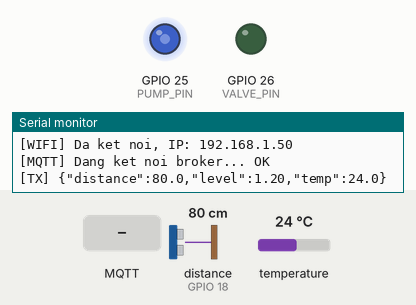
This sketch was run on a simulated ESP32. Parts: output pins drawn as LEDs (lit = HIGH), the last lines printed to the serial monitor. Wiring (from diagram.json): ultrasonic range finder: trigger GPIO 5; echo GPIO 18. Inputs (shaded band) come from the test bench; at power-on: distance to the obstacle (sensor on GPIO 18) 80 cm, temperature 24 °C. The echo pulse lasts 58.3 µs per cm; WiFi joins after 1.5 s; servers stay silent unless stated; random numbers use the default seed unless the sketch sets one; no MQTT or app messages arrive unless stated; pins used as bus, display or sensor lines are not drawn.

Above: at 2.3 s.
2.4 s: distance to the obstacle (sensor on GPIO 18) set to 145 cm
4.7 s: distance to the obstacle (sensor on GPIO 18) set to 152 cm
At 7.1 s:
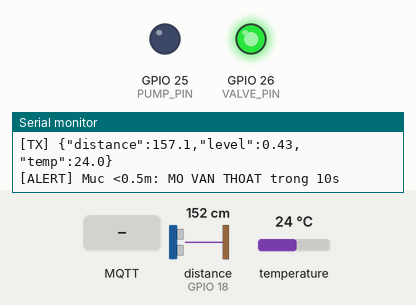
7.8 s: MQTT message "PUMP_ON" arrives on the first subscribed topic
At 8.4 s:
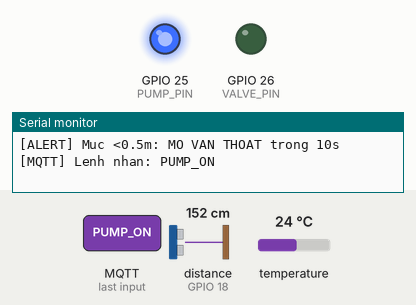
9.4 s: MQTT message "VALVE_ON" arrives on the first subscribed topic
At 10.7 s:
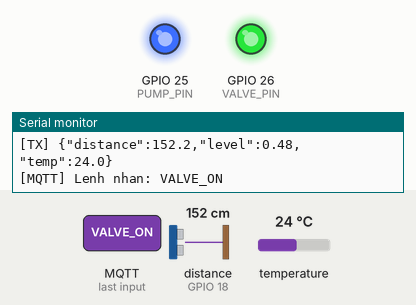
11.0 s: MQTT message "AUTO" arrives on the first subscribed topic
At 12.3 s:
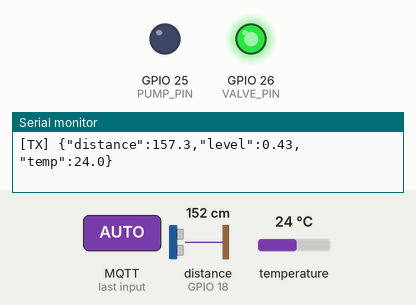
12.6 s: distance to the obstacle (sensor on GPIO 18) set to 104 cm
15.8 s: distance to the obstacle (sensor on GPIO 18) set to 95 cm
At 28.0 s:
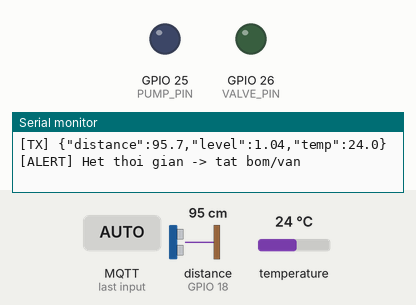
Timing chart, 0 to 28.9 s (numbered marks = the images above; inputs shaded):
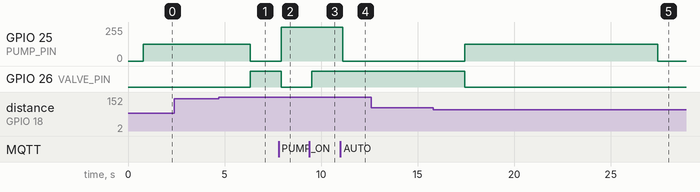

The sketch:

sketch.ino
```cpp
/*
 * Ho ten - lop: TrieuTrongHieu_231432235_KTVT_K64
 * LAB 3 - DE 4: Giam sat be nuoi thuy/hai san (ESP32 + FreeRTOS + MQTT)
 * Cam bien : HC-SR04 (muc nuoc), DS18B20 (nhiet do be)
 * Chap hanh: May bom vao (LED xanh duong, PWM), Van thoat ra (LED xanh la)
 *
 * Task truyen data (Core 0): WiFi + MQTT, lay du lieu tu dataQueue gui len broker
 * Task doc data   (Core 1): doc cam bien, in Serial, day dataQueue + alertQueue
 * Task canh bao   (Core 1): doc alertQueue, dieu khien bom/van theo thuat toan
 */

#include <WiFi.h>
#include <PubSubClient.h>
#include <OneWire.h>
#include <DallasTemperature.h>

// ===================== CAU HINH =====================
#define TRIG_PIN     5
#define ECHO_PIN     18
#define ONEWIRE_PIN  4
#define PUMP_PIN     25   // LED PWM mo phong may bom
#define VALVE_PIN    26   // LED mo phong van thoat

const char* WIFI_SSID = "Wokwi-GUEST";
const char* WIFI_PASS = "";

const char* MQTT_SERVER = "broker.hivemq.com";
const int   MQTT_PORT   = 1883;

#define TOPIC_PREFIX "lab3_de4_TrieuTrongHieu_KTVT_K64"
const char* TOPIC_DATA  = TOPIC_PREFIX "/data";     // ESP32 -> Web: so lieu cam bien
const char* TOPIC_STATE = TOPIC_PREFIX "/state";    // ESP32 -> Web: trang thai bom/van
const char* TOPIC_CTRL  = TOPIC_PREFIX "/control";  // Web -> ESP32: lenh dieu khien

const float TANK_HEIGHT_CM = 200.0;  // be cao 2 m, cam bien gan tren nap: muc nuoc (m) = (200 - khoang cach cm)/100
#define REPEAT_IN_ZONE false         // true: het thoi gian ma muc van trong vung thi chay lap lai chu ky moi
const uint32_t READ_PERIOD_MS = 2000;

#define PWM_FREQ 5000
#define PWM_RES  8

// ===================== KIEU DU LIEU =====================
struct SensorData { float distance; float level; float temp; };  // vao dataQueue
struct AlertData  { float level; };                              // vao alertQueue

struct SharedState {           // dung chung giua cac task, bao ve bang mutex
  bool manualMode;
  bool pumpManual;
  bool valveManual;
  int  pumpPct;                // cong suat bom thuc te 0-100
  bool valveOn;                // trang thai van thuc te
};

enum Zone { ZONE_NONE, ZONE_PUMP50, ZONE_PUMP100, ZONE_VALVE };

// ===================== BIEN TOAN CUC =====================
QueueHandle_t dataQueue;
QueueHandle_t alertQueue;
SemaphoreHandle_t stateMutex;
SharedState shared = {false, false, false, 0, false};

WiFiClient espClient;
PubSubClient mqtt(espClient);
OneWire oneWire(ONEWIRE_PIN);
DallasTemperature sensors(&oneWire);

// ===================== HAM PHU =====================
void pwmInit() {
#if ESP_ARDUINO_VERSION_MAJOR >= 3
  ledcAttach(PUMP_PIN, PWM_FREQ, PWM_RES);
#else
  ledcSetup(0, PWM_FREQ, PWM_RES);
  ledcAttachPin(PUMP_PIN, 0);
#endif
}

void pwmWrite(int duty) {
#if ESP_ARDUINO_VERSION_MAJOR >= 3
  ledcWrite(PUMP_PIN, duty);
#else
  ledcWrite(0, duty);
#endif
}

float readDistanceCm() {
  digitalWrite(TRIG_PIN, LOW);  delayMicroseconds(2);
  digitalWrite(TRIG_PIN, HIGH); delayMicroseconds(10);
  digitalWrite(TRIG_PIN, LOW);
  long dur = pulseIn(ECHO_PIN, HIGH, 30000);  // timeout 30 ms
  if (dur == 0) return -1;
  return dur * 0.0343 / 2.0;
}

// Xuat ra bom/van va cap nhat trang thai dung chung
void applyOutputs(int pumpPct, bool valveOn) {
  pwmWrite(pumpPct * 255 / 100);
  digitalWrite(VALVE_PIN, valveOn ? HIGH : LOW);
  xSemaphoreTake(stateMutex, portMAX_DELAY);
  shared.pumpPct = pumpPct;
  shared.valveOn = valveOn;
  xSemaphoreGive(stateMutex);
}


// Gui vao queue; neu day thi bo goi cu nhat de luon giu du lieu moi nhat
void sendLatest(QueueHandle_t q, const void* item) {
  if (xQueueSend(q, item, 0) != pdTRUE) {
    uint8_t trash[32];
    xQueueReceive(q, trash, 0);
    xQueueSend(q, item, 0);
  }
}

Zone getZone(float level) {
  if (level < 0.5)                    return ZONE_VALVE;    // < 0.5 m
  if (level >= 1.0 && level < 1.5)    return ZONE_PUMP50;   // 1 - 1.5 m
  if (level >= 1.5 && level <= 2.0)   return ZONE_PUMP100;  // 1.5 - 2 m
  return ZONE_NONE;                                          // 0.5-1 m va > 2 m
}

// ===================== MQTT =====================
void mqttCallback(char* topic, byte* payload, unsigned int len) {
  String msg;
  for (unsigned int i = 0; i < len; i++) msg += (char)payload[i];
  msg.trim();
  Serial.printf("[MQTT] Lenh nhan: %s\n", msg.c_str());

  xSemaphoreTake(stateMutex, portMAX_DELAY);
  if (msg == "AUTO") {
    shared.manualMode = false;
    shared.pumpManual = false;
    shared.valveManual = false;
  } else if (msg == "PUMP_ON")   { shared.manualMode = true; shared.pumpManual  = true;  }
  else if (msg == "PUMP_OFF")    { shared.manualMode = true; shared.pumpManual  = false; }
  else if (msg == "VALVE_ON")    { shared.manualMode = true; shared.valveManual = true;  }
  else if (msg == "VALVE_OFF")   { shared.manualMode = true; shared.valveManual = false; }
  xSemaphoreGive(stateMutex);
}

void connectWiFi() {
  Serial.print("[WIFI] Dang ket noi");
  WiFi.mode(WIFI_STA);
  WiFi.begin(WIFI_SSID, WIFI_PASS, 6);  // kenh 6 cho Wokwi-GUEST
  while (WiFi.status() != WL_CONNECTED) {
    vTaskDelay(pdMS_TO_TICKS(500));
    Serial.print(".");
  }
  Serial.printf("\n[WIFI] Da ket noi, IP: %s\n", WiFi.localIP().toString().c_str());
}

void connectMQTT() {
  while (!mqtt.connected()) {
    String clientId = "esp32_de4_" + String((uint32_t)esp_random(), HEX);
    Serial.print("[MQTT] Dang ket noi broker...");
    if (mqtt.connect(clientId.c_str())) {
      Serial.println(" OK");
      mqtt.subscribe(TOPIC_CTRL);
    } else {
      Serial.printf(" that bai, rc=%d. Thu lai sau 3s\n", mqtt.state());
      vTaskDelay(pdMS_TO_TICKS(3000));
    }
  }
}

void publishState(bool force, int &lastPump, int &lastValve, int &lastMode, uint32_t &lastMs) {
  SharedState s;
  xSemaphoreTake(stateMutex, portMAX_DELAY);
  s = shared;
  xSemaphoreGive(stateMutex);

  int mode = s.manualMode ? 1 : 0;
  int valve = s.valveOn ? 1 : 0;
  if (force || s.pumpPct != lastPump || valve != lastValve || mode != lastMode ||
      millis() - lastMs > 5000) {
    char buf[96];
    snprintf(buf, sizeof(buf), "{\"pump\":%d,\"valve\":%d,\"mode\":\"%s\"}",
             s.pumpPct, valve, s.manualMode ? "MANUAL" : "AUTO");
    mqtt.publish(TOPIC_STATE, buf);
    lastPump = s.pumpPct; lastValve = valve; lastMode = mode; lastMs = millis();
  }
}

// ===================== TASK TRUYEN DATA (CORE 0) =====================
void transmitTask(void* pv) {
  connectWiFi();                              // 1) ket noi WiFi
  mqtt.setServer(MQTT_SERVER, MQTT_PORT);
  mqtt.setCallback(mqttCallback);

  int lastPump = -1, lastValve = -1, lastMode = -1;
  uint32_t lastMs = 0;
  SensorData d;

  for (;;) {
    if (WiFi.status() != WL_CONNECTED) connectWiFi();
    if (!mqtt.connected()) connectMQTT();
    mqtt.loop();

    // 2) WiFi OK -> doc dataQueue va gui len broker
    if (xQueueReceive(dataQueue, &d, pdMS_TO_TICKS(100)) == pdTRUE) {
      char buf[96];
      snprintf(buf, sizeof(buf), "{\"distance\":%.1f,\"level\":%.2f,\"temp\":%.1f}",
               d.distance, d.level, d.temp);
      mqtt.publish(TOPIC_DATA, buf);
      Serial.printf("[TX] %s\n", buf);
    }
    publishState(false, lastPump, lastValve, lastMode, lastMs);
  }
}

// ===================== TASK DOC DATA (CORE 1) =====================
void readTask(void* pv) {
  for (;;) {
    float dist = readDistanceCm();
    sensors.requestTemperatures();
    float temp = sensors.getTempCByIndex(0);

    if (dist < 0 || temp == DEVICE_DISCONNECTED_C) {
      Serial.println("[READ] Loi doc cam bien!");
    } else {
      float level = (TANK_HEIGHT_CM - dist) / 100.0;  // muc nuoc (m)
      if (level < 0) level = 0;

      Serial.printf("[READ] Khoang cach: %.1f cm | Muc nuoc: %.2f m | Nhiet do: %.1f C\n",
                    dist, level, temp);

      SensorData d = {dist, level, temp};
      AlertData  a = {level};
      sendLatest(dataQueue, &d);    // du lieu day du
      sendLatest(alertQueue, &a);   // du lieu muc nuoc
    }
    vTaskDelay(pdMS_TO_TICKS(READ_PERIOD_MS));
  }
}

// ===================== TASK CANH BAO / DIEU KHIEN (CORE 1) =====================
void startAction(Zone z, uint32_t &endMs) {
  switch (z) {
    case ZONE_PUMP50:                       // 1 m - 1.5 m : bom 50% trong 10 s
      endMs = millis() + 10000; applyOutputs(50, false);
      Serial.println("[ALERT] Muc 1-1.5m: BOM 50% trong 10s");  break;
    case ZONE_PUMP100:                      // 1.5 m - 2 m : bom 100% trong 20 s
      endMs = millis() + 20000; applyOutputs(100, false);
      Serial.println("[ALERT] Muc 1.5-2m: BOM 100% trong 20s"); break;
    case ZONE_VALVE:                        // < 0.5 m : mo van thoat trong 10 s
      endMs = millis() + 10000; applyOutputs(0, true);
      Serial.println("[ALERT] Muc <0.5m: MO VAN THOAT trong 10s"); break;
    default: break;
  }
}

void alertTask(void* pv) {
  AlertData a;
  float level = 0;
  bool haveData = false;
  Zone handled = ZONE_NONE;     // vung da kich hoat (tranh bat lap lien tuc)
  Zone runZone = ZONE_NONE;     // vung dang chay
  bool running = false;
  uint32_t endMs = 0;

  for (;;) {
    if (xQueueReceive(alertQueue, &a, pdMS_TO_TICKS(100)) == pdTRUE) {
      level = a.level;
      haveData = true;
    }

    bool manual, pumpM, valveM;
    xSemaphoreTake(stateMutex, portMAX_DELAY);
    manual = shared.manualMode; pumpM = shared.pumpManual; valveM = shared.valveManual;
    xSemaphoreGive(stateMutex);

    if (manual) {                                   // ---- MANUAL ----
      running = false;
      handled = ZONE_NONE;
      applyOutputs(pumpM ? 100 : 0, valveM);
      continue;
    }

    if (!haveData) continue;                        // ---- AUTO ----
    Zone z = getZone(level);

    if (running && millis() >= endMs) {             // het thoi gian -> tat
      running = false;
      runZone = ZONE_NONE;
      applyOutputs(0, false);
      Serial.println("[ALERT] Het thoi gian -> tat bom/van");
      if (REPEAT_IN_ZONE) handled = ZONE_NONE;      // cho phep chay lai chu ky moi
    }

    if (z == ZONE_NONE) handled = ZONE_NONE;        // muc ra khoi moi vung -> reset

    // Kich hoat khi: vao vung moi (ke ca dang chay vung khac -> chuyen ngay)
    bool newZone = (z != ZONE_NONE) && (z != handled) && !(running && z == runZone);
    if (newZone) {
      startAction(z, endMs);
      running = true;
      runZone = z;
      handled = z;
    }

    if (!running) applyOutputs(0, false);           // khong chay -> dam bao tat
  }
}

// ===================== SETUP / LOOP =====================
void setup() {
  Serial.begin(115200);
  pinMode(TRIG_PIN, OUTPUT);
  pinMode(ECHO_PIN, INPUT);
  pinMode(VALVE_PIN, OUTPUT);
  pwmInit();
  pwmWrite(0);
  digitalWrite(VALVE_PIN, LOW);
  sensors.begin();

  stateMutex = xSemaphoreCreateMutex();
  dataQueue  = xQueueCreate(5, sizeof(SensorData));
  alertQueue = xQueueCreate(5, sizeof(AlertData));

  //                      ham          ten              stack  param prio handle core
  xTaskCreatePinnedToCore(transmitTask, "TaskTruyenData", 8192, NULL, 1, NULL, 0);
  xTaskCreatePinnedToCore(readTask,     "TaskDocData",    4096, NULL, 2, NULL, 1);
  xTaskCreatePinnedToCore(alertTask,    "TaskCanhBao",    4096, NULL, 2, NULL, 1);
}

void loop() {
  vTaskDelete(NULL);   // moi viec do cac task dam nhiem
}
```

Measured:
- the behaviour switches between 149 and 150 cm on distance to the obstacle (sensor on GPIO 18) (found by bisection; images 0 and 1)
- the behaviour switches between 100 and 99 cm on distance to the obstacle (sensor on GPIO 18) (found by bisection; images 4 and 5)
- after the input at 4.7 s, GPIO 25 (PUMP_PIN): 127/255 → 0/255 after 1.6 s; GPIO 26 (VALVE_PIN): LOW → HIGH after 1.6 s
- after the input at 7.8 s, GPIO 25 (PUMP_PIN): 0/255 → 255/255 after 0.14 s; GPIO 26 (VALVE_PIN): HIGH → LOW after 0.14 s
- after the input at 9.4 s, GPIO 26 (VALVE_PIN): LOW → HIGH after 0.11 s
- after the input at 11.0 s, GPIO 25 (PUMP_PIN): 255/255 → 0/255 after 0.12 s
- after the input at 15.8 s, GPIO 25 (PUMP_PIN): 0/255 → 127/255 after 1.6 s, → 0/255 10.0 s later
